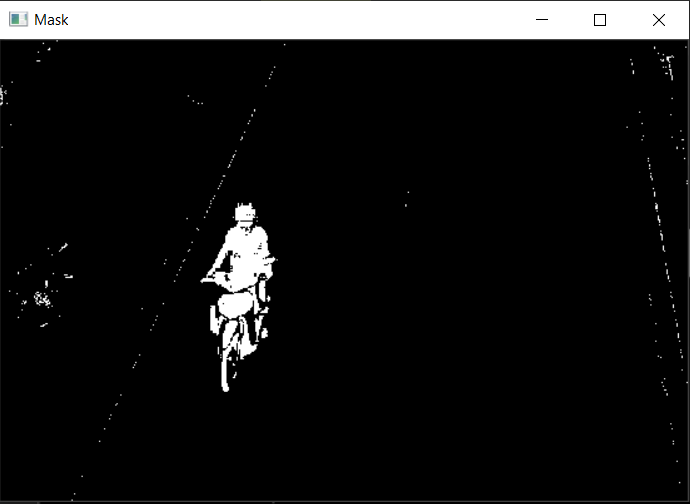
#> input picture Obj_detection/Improved detection by removing shadow.PNG, 690 x 504 px, given in place of Sabar.mp4, which was not available
$ python Obj_Detection_tracking.py
#> lines starting #> are read from the running program, lines starting #| are printed output that depends on the picture; after the words box and inside, x2 and y2 are one past the last pixel; in counts of white or black regions, pixels touching at a corner belong together; pictures that were not available may be replaced by others from this repository, and a replacement may not be noted
### Obj_detection/tracker.py
import math


class EuclideanDistTracker:
    def __init__(self):
        # Store the center positions of the objects
        self.center_points = {}
        # Keep the count of the IDs
        # each time a new object id detected, the count will increase by one
        self.id_count = 0


    def update(self, objects_rect):
        # Objects boxes and ids
        objects_bbs_ids = []

        # Get center point of new object
        for rect in objects_rect:
            x, y, w, h = rect
            cx = (x + x + w) // 2
            cy = (y + y + h) // 2

            # Find out if that object was detected already
            same_object_detected = False
            for id, pt in self.center_points.items():
                dist = math.hypot(cx - pt[0], cy - pt[1])

                if dist < 25:
                    self.center_points[id] = (cx, cy)
                    print(self.center_points)
                    objects_bbs_ids.append([x, y, w, h, id])
                    same_object_detected = True
                    break

            # New object is detected we assign the ID to that object
            if same_object_detected is False:
                self.center_points[self.id_count] = (cx, cy)
                objects_bbs_ids.append([x, y, w, h, self.id_count])
                self.id_count += 1

        # Clean the dictionary by center points to remove IDS not used anymore
        new_center_points = {}
        for obj_bb_id in objects_bbs_ids:
            _, _, _, _, object_id = obj_bb_id
            center = self.center_points[object_id]
            new_center_points[object_id] = center

        # Update dictionary with IDs not used removed
        self.center_points = new_center_points.copy()
        return objects_bbs_ids

### Obj_detection/Obj_Detection_tracking.py
import cv2
from tracker import  *

#creating a tracker object
tracker = EuclideanDistTracker()

cap = cv2.VideoCapture("C:/Users/91989/PycharmProjects/pythonProject/Obj_detection/Sabar.mp4")  # READING THE FRAMES FROM THE VEDIO


#OBJECT DETECTION FROM A STABLE VEDIO

object_detector = cv2.createBackgroundSubtractorMOG2(history=100, varThreshold=60) #object detector for detecting the objects in our vedio using Background subtraction method

while True:
    ret, frame = cap.read()
#> frame is the input picture: shape (504, 690, 3); mean B, G, R 24, 24, 24

    height, width, _ = frame.shape # getting
#> height = 504; width = 690
    print(height,width)
#| 504 690


    #Extracting the region of Interest
    x_start = 150
    x_end = 360
    y_start = 0
    y_end = 640
    roi = frame[x_start:x_end,y_start:y_end] # Interested area for counting the objects
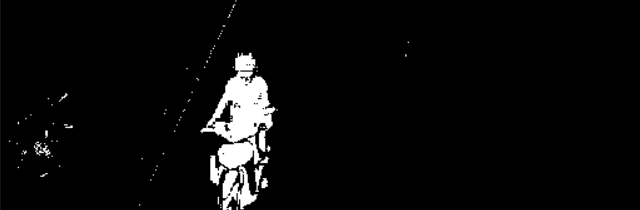
#> roi: shape (210, 640, 3); min 0, max 255, mean 10.4
    #roi = frame[150:720, 850:1280]

    #Object Detection
    mask = object_detector.apply(roi) # applying mask to the original vedio frames to mark neccessary objects in white and unneccessary in black.
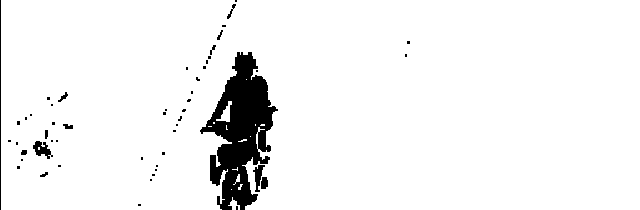
#> mask: shape (210, 640); values 127 (black) and 255 (white), 94.7% white; 52 black regions (39 under 20 px), largest, box (x1, y1, x2, y2) and area: (200, 52, 278, 210) 6027, (0, 0, 1, 210) 210, (33, 141, 53, 159) 185
    _, mask =cv2.threshold(mask,254,255,cv2.THRESH_BINARY)
#> mask: shape (210, 640); 94.7% white; 52 black regions (39 under 20 px)
    countours, _ =  cv2.findContours(mask, cv2.RETR_TREE, cv2.CHAIN_APPROX_SIMPLE)
#> countours = 67 contours, 52 with area under 20; largest, box (x1, y1, x2, y2) and area: (1, 0, 640, 210) 126668, (32, 140, 52, 160) 225, (252, 164, 266, 193) 187, (216, 101, 232, 122) 107, (260, 176, 269, 190) 90
    detections = []
    for cnt in countours:
        #Calculating area ang removing samller area to discard unneccessary object
        area = cv2.contourArea(cnt)

        if(area > 900):
            #cv2.drawContours(roi, [cnt], -1, (0,255,0), 2 )
            x,y,w,h = cv2.boundingRect(cnt) # bounding parameters of the objet
            cv2.rectangle(roi, (x,y) , (x+w, y+h), (0,255,0), 1)
            detections.append([x,y,w,h])
#> this loop made 67 passes
#> (area, x, y, w, h) on pass 15: (126668, 1, 0, 639, 210)
#> area on passes 1, 13, 18, 20, 23, 30: 45.5, 107, 89.5, 33, 187, 36
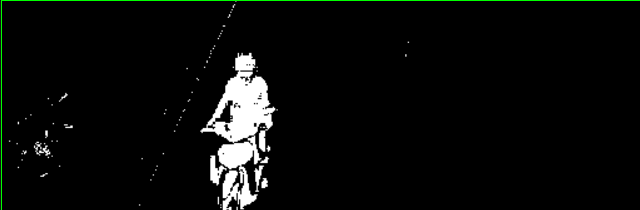
#> roi: shape (210, 640, 3); 0.63% of pixels changed, all inside (x1, y1, x2, y2) = (1, 0, 640, 210)
#> after the loop, detections = [[1, 0, 639, 210]]

    #object tracker
    boxes_ids = tracker.update(detections)
#> the loop in update, `for rect in objects_rect:` made 1 pass
#> (x, y, w, h, cx, cy, self.id_count) on pass 1: (1, 0, 639, 210, 320, 105, 1)
#> after the loop in update, `for rect in objects_rect:`: objects_bbs_ids = [[1, 0, 639, 210, 0]]; self.center_points = {0: (320, 105)}; self.id_count = 1
#> the loop in update, `for obj_bb_id in objects_bbs_ids:` made 1 pass
#> (obj_bb_id, object_id, center) on pass 1: ([1, 0, 639, 210, 0], 0, (320, 105))
#> after the loop in update, `for obj_bb_id in objects_bbs_ids:`: new_center_points = {0: (320, 105)}
#> boxes_ids = [[1, 0, 639, 210, 0]]
    for box_id in boxes_ids:
        x, y, w, h, id = box_id
        cv2.putText(roi, str(id), (x, y - 15), cv2.FONT_HERSHEY_PLAIN, 2, (255, 0, 0), 2)
        cv2.rectangle(roi, (x, y), (x + w, y + h), (0, 255, 0), 3)
#> this loop made 1 pass
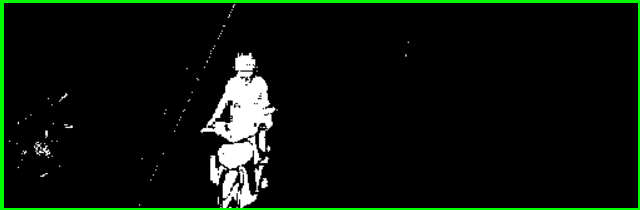
#> roi: shape (210, 640, 3); 2.67% of pixels changed, all inside (x1, y1, x2, y2) = (0, 0, 640, 210)

    cv2.imshow("Region of Interest",roi)
    cv2.imshow("Frame", frame) # Displaying the original frames
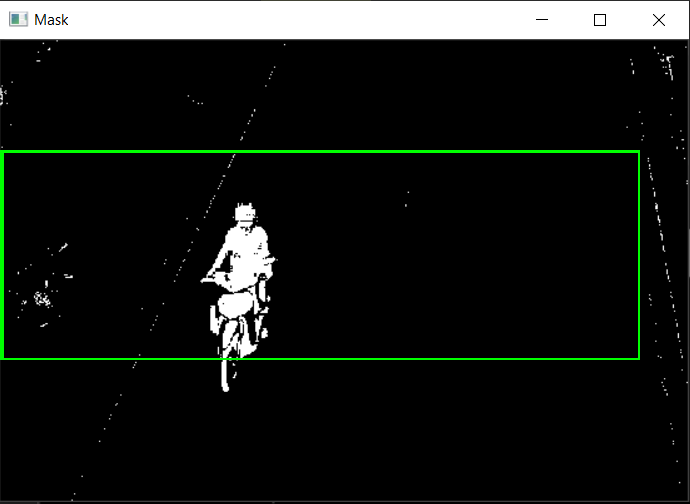
#> window 'Frame': shape (504, 690, 3); mean B, G, R 24, 27.3, 24
    cv2.imshow("Mask", mask) # Displaying the masked frames

    key = cv2.waitKey(100)
#> (key Esc is pressed here)
    if key == 27:
        break

cap.release()
cv2.destroyAllWindows()
